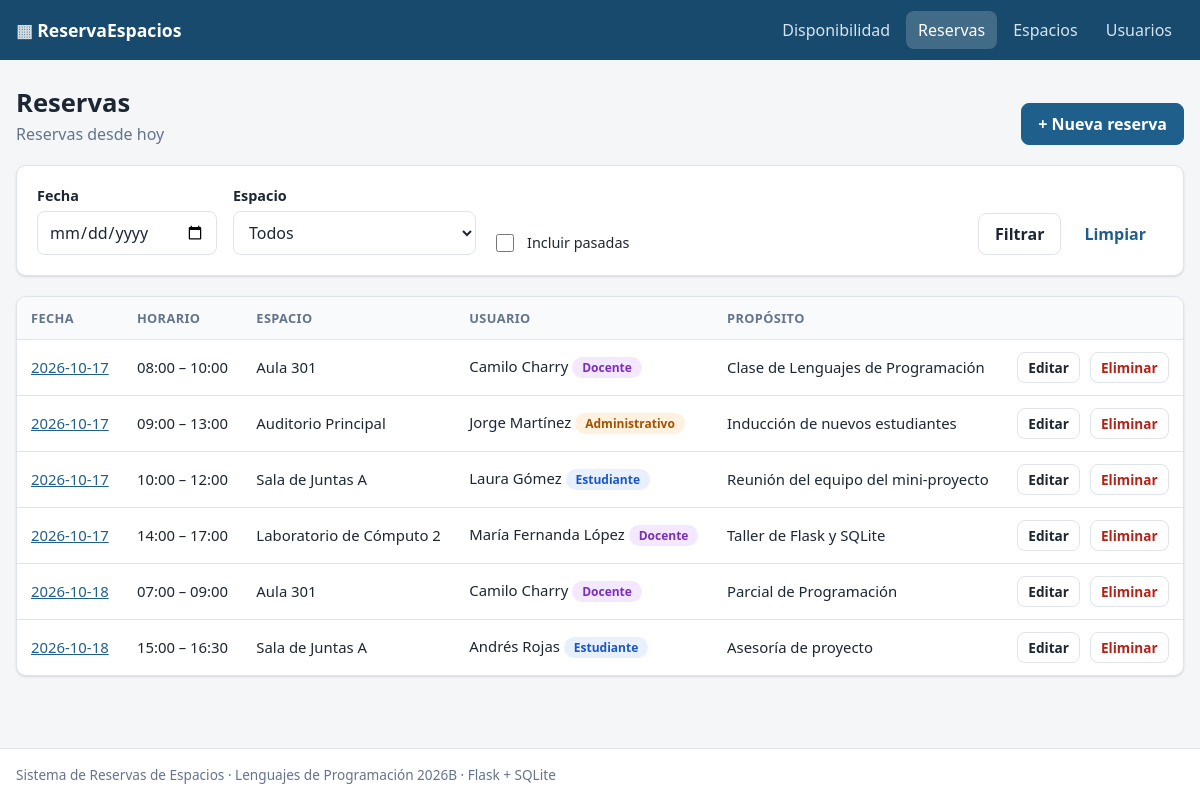
Page /reservas/ on the committed database.
### tables this page shows
CREATE TABLE reservas (
    id           INTEGER PRIMARY KEY AUTOINCREMENT,
    usuario_id   INTEGER NOT NULL REFERENCES usuarios (id) ON DELETE RESTRICT,
    espacio_id   INTEGER NOT NULL REFERENCES espacios (id) ON DELETE RESTRICT,
    fecha        TEXT    NOT NULL CHECK (fecha GLOB '[0-9][0-9][0-9][0-9]-[0-1][0-9]-[0-3][0-9]'),
    hora_inicio  TEXT    NOT NULL CHECK (hora_inicio GLOB '[0-2][0-9]:[0-5][0-9]'),
    hora_fin     TEXT    NOT NULL CHECK (hora_fin GLOB '[0-2][0-9]:[0-5][0-9]'),
    proposito    TEXT    NOT NULL CHECK (length(trim(proposito)) > 0),
    creada_en    TEXT    NOT NULL DEFAULT (datetime('now', 'localtime')),
    CHECK (hora_inicio < hora_fin)
);

CREATE TABLE espacios (
    id             INTEGER PRIMARY KEY AUTOINCREMENT,
    nombre         TEXT    NOT NULL UNIQUE CHECK (length(trim(nombre)) > 0),
    capacidad      INTEGER NOT NULL CHECK (capacidad > 0),
    ubicacion      TEXT    NOT NULL CHECK (length(trim(ubicacion)) > 0),
    equipamiento   TEXT    NOT NULL DEFAULT '',
    habilitado     INTEGER NOT NULL DEFAULT 1 CHECK (habilitado IN (0, 1)),
    hora_apertura  TEXT    NOT NULL DEFAULT '07:00' CHECK (hora_apertura GLOB '[0-2][0-9]:[0-5][0-9]'),
    hora_cierre    TEXT    NOT NULL DEFAULT '21:00' CHECK (hora_cierre GLOB '[0-2][0-9]:[0-5][0-9]'),
    CHECK (hora_apertura < hora_cierre)
);

CREATE TABLE usuarios (
    id        INTEGER PRIMARY KEY AUTOINCREMENT,
    nombre    TEXT NOT NULL CHECK (length(trim(nombre)) > 0),
    correo    TEXT NOT NULL UNIQUE CHECK (correo LIKE '%_@_%._%'),
    rol       TEXT NOT NULL CHECK (rol IN ('estudiante', 'docente', 'administrativo')),
    telefono  TEXT NOT NULL DEFAULT ''
);

### app/controllers/reserva_controller.py (the view)
@bp.get("/")
def listar():
    fecha = request.args.get("fecha") or None
    espacio_id = request.args.get("espacio_id", type=int)
    solo_proximas = request.args.get("todas") is None and not fecha
    reservas = RepositorioReservas().listar_detalle(
        fecha=fecha, espacio_id=espacio_id, desde=date.today().isoformat() if solo_proximas else None
    )
    return render_template(
        "reservas/lista.html",
        reservas=reservas,
        espacios=RepositorioEspacios().listar(),
        filtros={"fecha": fecha or "", "espacio_id": espacio_id, "todas": not solo_proximas},
        hoy=date.today().isoformat(),
    )

### app/models/base.py (called while the page is built)
    @property
    def id(self) -> int | None:
        return self._id

    @id.setter
    def id(self, valor) -> None:
        self._id = int(valor) if valor not in (None, "") else None

    @property
    def conexion(self) -> sqlite3.Connection:
        return self._conexion if self._conexion is not None else BaseDatos.conexion()

    def listar(self) -> list[T]:
        filas = self.conexion.execute(f"SELECT * FROM {self.tabla} ORDER BY {self.orden}").fetchall()
        return [self._a_entidad(fila) for fila in filas]

### app/models/database.py (called while the page is built)
    @staticmethod
    def conectar(ruta: str) -> sqlite3.Connection:
        conexion = sqlite3.connect(ruta)
        conexion.row_factory = sqlite3.Row
        conexion.execute("PRAGMA foreign_keys = ON")
        return conexion

    @classmethod
    def conexion(cls) -> sqlite3.Connection:
        if "db" not in g:
            g.db = cls.conectar(current_app.config["DATABASE"])
        return g.db

    @staticmethod
    def cerrar(_error=None) -> None:
        conexion = g.pop("db", None)
        if conexion is not None:
            conexion.close()

### app/models/espacio.py (called while the page is built)
    @property
    def nombre(self) -> str:
        return self._nombre

    @nombre.setter
    def nombre(self, valor) -> None:
        self._nombre = v.texto(valor, "nombre", maximo=100)

    @capacidad.setter
    def capacidad(self, valor) -> None:
        self._capacidad = v.entero(valor, "capacidad máxima", minimo=1, maximo=5000)

    @ubicacion.setter
    def ubicacion(self, valor) -> None:
        self._ubicacion = v.texto(valor, "ubicación física", maximo=150)

    @equipamiento.setter
    def equipamiento(self, valor) -> None:
        self._equipamiento = v.texto(valor, "equipamiento", requerido=False, maximo=500)

    @habilitado.setter
    def habilitado(self, valor) -> None:
        self._habilitado = v.booleano(valor)

    @property
    def hora_apertura(self) -> str:
        return self._hora_apertura

    @hora_apertura.setter
    def hora_apertura(self, valor) -> None:
        self._hora_apertura = v.hora(valor, "hora de apertura")

    @property
    def hora_cierre(self) -> str:
        return self._hora_cierre

    @hora_cierre.setter
    def hora_cierre(self, valor) -> None:
        self._hora_cierre = v.hora(valor, "hora de cierre")

    def validar(self) -> None:
        if self.hora_apertura >= self.hora_cierre:
            raise ValidacionError("La hora de apertura debe ser anterior a la hora de cierre.")

    def _a_entidad(self, fila: sqlite3.Row) -> Espacio:
        return Espacio(**dict(fila))

### app/templates/reservas/lista.html (shortened to what this page needs)
{% extends "base.html" %}
{% from "_macros.html" import boton_eliminar, etiqueta_rol %}
{% block contenido %}
<section class="encabezado">
    <div>
        <h1>Reservas</h1>
        <p class="sutil">{{ 'Todas las reservas' if filtros.todas else 'Reservas desde hoy' }}</p>
    </div>
    <a class="boton boton--primario" href="{{ url_for('reservas.crear') }}">+ Nueva reserva</a>
</section>
<form method="get" class="panel filtros">
    <div class="campo">
        <label for="f-fecha">Fecha</label>
        <input id="f-fecha" type="date" name="fecha" value="{{ filtros.fecha }}">
    </div>
    <div class="campo">
        <label for="f-espacio">Espacio</label>
        <select id="f-espacio" name="espacio_id">
            <option value="">Todos</option>
        </select>
    </div>
    <label class="interruptor"><input type="checkbox" name="todas" {{ 'checked' if filtros.todas }}><span>Incluir pasadas</span></label>
    <div class="filtros__acciones">
        <button class="boton" type="submit">Filtrar</button>
        <a class="boton boton--texto" href="{{ url_for('reservas.listar') }}">Limpiar</a>
    </div>
</form>
{% if reservas %}
<div class="tabla-envoltura">
<table class="tabla">
    <thead><tr><th>Fecha</th><th>Horario</th><th>Espacio</th><th>Usuario</th><th>Propósito</th><th></th></tr></thead>
    <tbody>
    {% for r in reservas %}
        <tr class="{{ 'fila--pasada' if r.fecha < hoy }}">
            <td class="nowrap"><a href="{{ url_for('reservas.calendario', fecha=r.fecha) }}">{{ r.fecha }}</a></td>
            <td class="nowrap">{{ r.hora_inicio }} – {{ r.hora_fin }}</td>
            <td>{{ r.espacio }}</td>
            <td>{{ r.usuario }} {{ etiqueta_rol(r.rol) }}</td>
            <td>{{ r.proposito }}</td>
            <td class="acciones">
                <a class="boton boton--chico" href="{{ url_for('reservas.editar', reserva_id=r.id) }}">Editar</a>
                {{ boton_eliminar(url_for('reservas.eliminar', reserva_id=r.id), '¿Cancelar esta reserva?', request.full_path) }}
            </td>
        </tr>
    {% endfor %}
    </tbody>
</table>
</div>
{% else %}
<p class="vacio">No hay reservas con esos filtros.</p>
{% endif %}
{% endblock %}

### app/templates/_macros.html (shortened to what this page needs)
{% macro boton_eliminar(url, pregunta, volver=None) -%}
<form method="post" action="{{ url }}" class="en-linea" onsubmit="return confirm('{{ pregunta }}');">
    <button type="submit" class="boton boton--peligro boton--chico">Eliminar</button>
</form>
{%- endmacro %}
{% macro etiqueta_rol(rol) -%}
<span class="insignia insignia--{{ rol }}">{{ rol | capitalize }}</span>
{%- endmacro %}

### app/static/css/estilos.css (style rules this page uses)
:root { --fondo: #f4f6f8; --superficie: #ffffff; --texto: #1d2733; --sutil: #64748b; --borde: #dfe4ea; --primario: #1f5f8b; --primario-oscuro: #174a6d; --exito: #1f7a4d; --exito-fondo: #e6f4ec; --error: #b42318; --error-fondo: #fdecea; --aviso: #8a5a00; --aviso-fondo: #fff4d6; --libre: #e8f5ee; --libre-hover: #c9ead7; --reservado: #dbe8f4; --reservado-borde: #1f5f8b; --cerrado: #eceff2; --radio: 10px; --sombra: 0 1px 2px rgba(16, 24, 40, 0.06), 0 1px 3px rgba(16, 24, 40, 0.08); font-family: "Segoe UI", system-ui, -apple-system, Roboto, sans-serif; color: var(--texto); background: var(--fondo); }
* { box-sizing: border-box; }
body { margin: 0; min-height: 100vh; display: flex; flex-direction: column; }
a { color: var(--primario); }
h1, h2 { margin: 0; line-height: 1.2; }
h1 { font-size: 1.6rem; }
.sutil { color: var(--sutil); margin: 4px 0 0; }
.nowrap { white-space: nowrap; }
.en-linea { display: inline; }
.encabezado { display: flex; justify-content: space-between; align-items: flex-end; gap: 16px; margin-bottom: 20px; flex-wrap: wrap; }
.panel { background: var(--superficie); border: 1px solid var(--borde); border-radius: var(--radio); padding: 20px; box-shadow: var(--sombra); margin-bottom: 20px; }
.boton { display: inline-flex; align-items: center; justify-content: center; gap: 6px; padding: 9px 16px; border-radius: 8px; border: 1px solid var(--borde); background: var(--superficie); color: var(--texto); font: inherit; font-weight: 600; text-decoration: none; cursor: pointer; transition: background 0.15s, border-color 0.15s; }
.boton--primario { background: var(--primario); border-color: var(--primario); color: #fff; }
.boton--peligro { color: var(--error); }
.boton--chico { padding: 5px 10px; font-size: 0.85rem; }
.boton--texto { border-color: transparent; background: none; color: var(--primario); }
.tabla-envoltura { overflow-x: auto; background: var(--superficie); border: 1px solid var(--borde); border-radius: var(--radio); box-shadow: var(--sombra); }
.tabla { width: 100%; border-collapse: collapse; font-size: 0.93rem; }
.tabla th, .tabla td { padding: 12px 14px; text-align: left; border-bottom: 1px solid var(--borde); vertical-align: middle; }
.tabla th { background: #f8fafb; font-size: 0.8rem; text-transform: uppercase; letter-spacing: 0.03em; color: var(--sutil); }
.tabla tbody tr:last-child td { border-bottom: none; }
.acciones { white-space: nowrap; text-align: right; }
.acciones > * + * { margin-left: 6px; }
.insignia { display: inline-block; border-radius: 999px; padding: 2px 10px; font-size: 0.75rem; font-weight: 700; vertical-align: middle; }
.insignia--estudiante { background: #e8f0fe; color: #1a56c4; }
.insignia--docente { background: #f3e8fd; color: #7a2fb8; }
.insignia--administrativo { background: #fff1e0; color: #a35200; }
.campo { display: flex; flex-direction: column; gap: 6px; border: none; margin: 0; padding: 0; min-width: 0; }
label, legend { font-weight: 600; font-size: 0.9rem; }
input, select, textarea { font: inherit; padding: 9px 11px; border: 1px solid var(--borde); border-radius: 8px; background: #fff; color: var(--texto); width: 100%; }
.interruptor { display: flex; align-items: center; gap: 10px; font-weight: 500; cursor: pointer; }
.interruptor input { width: 18px; height: 18px; accent-color: var(--primario); }
.filtros { display: flex; flex-wrap: wrap; gap: 16px; align-items: flex-end; }
.filtros .campo { min-width: 180px; }
.filtros__acciones { display: flex; gap: 6px; margin-left: auto; }

### rows in the picture
reservas: fecha "2026-10-17", hora_inicio "08:00", hora_fin "10:00", espacio "Aula 301", usuario "Camilo Charry", proposito "Clase de Lenguajes de Programación"
usuarios: rol "Docente"
reservas: fecha "2026-10-17", hora_inicio "09:00", hora_fin "13:00", espacio "Auditorio Principal", usuario "Jorge Martínez", proposito "Inducción de nuevos estudiantes"
usuarios: rol "Administrativo"
reservas: fecha "2026-10-17", hora_inicio "10:00", hora_fin "12:00", espacio "Sala de Juntas A", usuario "Laura Gómez", proposito "Reunión del equipo del mini-proyecto"
usuarios: rol "Estudiante"
reservas: fecha "2026-10-17", hora_inicio "14:00", hora_fin "17:00", espacio "Laboratorio de Cómputo 2", usuario "María Fernanda López", proposito "Taller de Flask y SQLite"
usuarios: rol "Docente"
reservas: fecha "2026-10-18", hora_inicio "07:00", hora_fin "09:00", espacio "Aula 301", usuario "Camilo Charry", proposito "Parcial de Programación"
reservas: fecha "2026-10-18", hora_inicio "15:00", hora_fin "16:30", espacio "Sala de Juntas A", usuario "Andrés Rojas", proposito "Asesoría de proyecto"
usuarios: rol "Estudiante"
